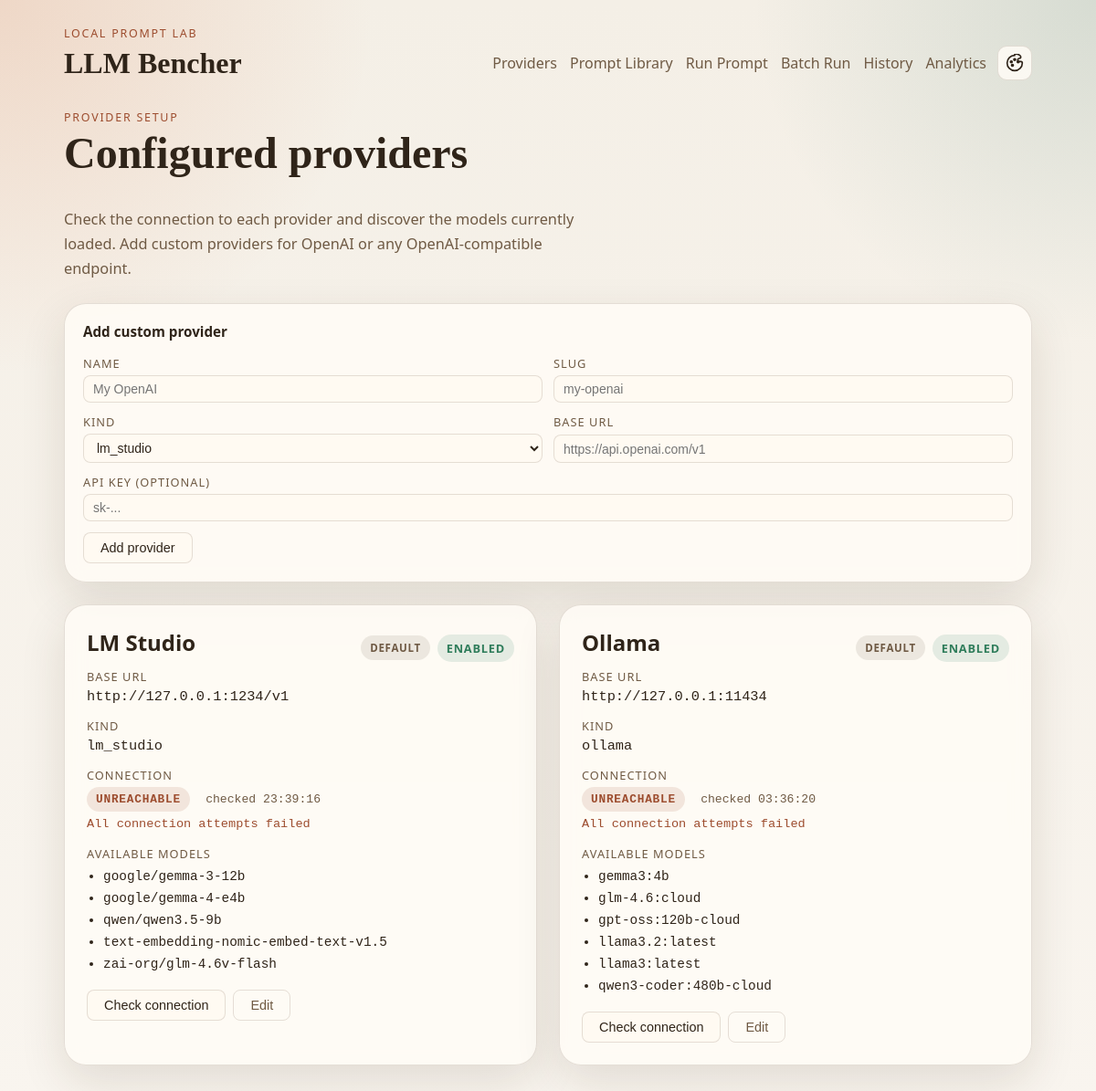
Screenshot of /providers with the database file from the repository.
### llm_bencher/models.py (models this page shows)
class TimestampMixin:
    created_at: Mapped[datetime] = mapped_column(
        DateTime(timezone=True),
        default=utc_now,
        nullable=False,
    )
    updated_at: Mapped[datetime] = mapped_column(
        DateTime(timezone=True),
        default=utc_now,
        onupdate=utc_now,
        nullable=False,
    )

class Provider(TimestampMixin, Base):
    __tablename__ = "providers"
    id: Mapped[int] = mapped_column(Integer, primary_key=True)
    slug: Mapped[str] = mapped_column(String(50), unique=True, nullable=False)
    name: Mapped[str] = mapped_column(String(100), nullable=False)
    kind: Mapped[ProviderKind] = mapped_column(Enum(ProviderKind), nullable=False)
    base_url: Mapped[str] = mapped_column(String(255), nullable=False)
    api_key: Mapped[str | None] = mapped_column(String(255))
    is_enabled: Mapped[bool] = mapped_column(Boolean, default=True, nullable=False)
    is_default: Mapped[bool] = mapped_column(Boolean, default=False, nullable=False)
    is_connected: Mapped[bool] = mapped_column(Boolean, default=False, nullable=False)
    last_health_check_at: Mapped[datetime | None] = mapped_column(DateTime(timezone=True))
    last_error: Mapped[str | None] = mapped_column(Text)
    models: Mapped[list["ProviderModel"]] = relationship(
        back_populates="provider",
        cascade="all, delete-orphan",
    )
    runs: Mapped[list["Run"]] = relationship(back_populates="provider")

class ProviderModel(TimestampMixin, Base):
    __tablename__ = "provider_models"
    __table_args__ = (
        UniqueConstraint("provider_id", "external_id", name="uq_provider_models_provider_external"),
    )
    id: Mapped[int] = mapped_column(Integer, primary_key=True)
    provider_id: Mapped[int] = mapped_column(ForeignKey("providers.id"), nullable=False)
    external_id: Mapped[str] = mapped_column(String(255), nullable=False)
    display_name: Mapped[str] = mapped_column(String(255), nullable=False)
    is_available: Mapped[bool] = mapped_column(Boolean, default=True, nullable=False)
    last_seen_at: Mapped[datetime | None] = mapped_column(DateTime(timezone=True))
    provider: Mapped["Provider"] = relationship(back_populates="models")
    runs: Mapped[list["Run"]] = relationship(back_populates="provider_model")

### llm_bencher/web/routes.py (the view)
@router.get("/providers", response_class=HTMLResponse)
def providers_page(request: Request) -> HTMLResponse:
    session_factory = request.app.state.session_factory
    with session_factory() as session:
        providers = session.scalars(
            select(Provider)
            .options(selectinload(Provider.models))
            .order_by(Provider.name)
        ).all()
    return _render(
        request, "providers.html",
        providers=providers,
        provider_kinds=[k.value for k in ProviderKind],
    )

### llm_bencher/templates/providers.html (shortened to what this page needs)
{% extends "base.html" %}
{% block content %}
<section class="section-header">
  <div>
    <p class="eyebrow">Provider Setup</p>
    <h1>Configured providers</h1>
  </div>
  <p class="lede">
    Check the connection to each provider and discover the models currently
    loaded. Add custom providers for OpenAI or any OpenAI-compatible endpoint.
  </p>
</section>
<section class="panel" style="padding:20px;">
  <h3 style="margin:0 0 16px;font-size:0.95rem;">Add custom provider</h3>
  <form id="add-provider-form" style="display:grid;grid-template-columns:1fr 1fr;gap:12px;">
    <label style="display:grid;gap:4px;">
      <span style="font-size:0.8rem;text-transform:uppercase;letter-spacing:0.08em;color:var(--muted);">Name</span>
      <input type="text" name="name" required placeholder="My OpenAI"
        style="padding:6px 10px;border:1px solid var(--border);border-radius:8px;background:var(--surface-strong);color:var(--text);font-size:0.875rem;">
    </label>
    <label style="display:grid;gap:4px;">
      <span style="font-size:0.8rem;text-transform:uppercase;letter-spacing:0.08em;color:var(--muted);">Slug</span>
      <input type="text" name="slug" required placeholder="my-openai" pattern="[a-z0-9\-]+"
        style="padding:6px 10px;border:1px solid var(--border);border-radius:8px;background:var(--surface-strong);color:var(--text);font-size:0.875rem;">
    </label>
    <label style="display:grid;gap:4px;">
      <span style="font-size:0.8rem;text-transform:uppercase;letter-spacing:0.08em;color:var(--muted);">Kind</span>
      <select name="kind" required
        style="padding:6px 10px;border:1px solid var(--border);border-radius:8px;background:var(--surface-strong);color:var(--text);font-size:0.875rem;">
        {% for kind in provider_kinds %}
        <option value="{{ kind }}">{{ kind }}</option>
        {% endfor %}
      </select>
    </label>
    <label style="display:grid;gap:4px;">
      <span style="font-size:0.8rem;text-transform:uppercase;letter-spacing:0.08em;color:var(--muted);">Base URL</span>
      <input type="url" name="base_url" required placeholder="https://api.openai.com/v1"
        style="padding:6px 10px;border:1px solid var(--border);border-radius:8px;background:var(--surface-strong);color:var(--text);font-size:0.875rem;">
    </label>
    <label style="display:grid;gap:4px;grid-column:1/-1;">
      <span style="font-size:0.8rem;text-transform:uppercase;letter-spacing:0.08em;color:var(--muted);">API Key <span style="font-weight:normal;">(optional)</span></span>
      <input type="password" name="api_key" placeholder="sk-..."
        style="padding:6px 10px;border:1px solid var(--border);border-radius:8px;background:var(--surface-strong);color:var(--text);font-size:0.875rem;">
    </label>
    <div style="grid-column:1/-1;display:flex;gap:8px;align-items:center;">
      <button type="submit"
        style="padding:8px 18px;border:1px solid var(--border);border-radius:8px;background:var(--surface-strong);color:var(--text);font-size:0.9rem;cursor:pointer;">
        Add provider
      </button>
    </div>
  </form>
</section>
<section class="card-list">
  {% for provider in providers %}
  <article class="panel" id="provider-{{ provider.id }}">
    <div class="card-head">
      <h2>{{ provider.name }}</h2>
      <div style="display:flex;gap:8px;align-items:center;">
        {% if provider.is_default %}
        <span class="badge badge-muted" style="font-size:0.72rem;">Default</span>
        {% endif %}
        <span class="badge {% if provider.is_enabled %}badge-ready{% else %}badge-muted{% endif %}">
          {% if provider.is_enabled %}Enabled{% else %}Disabled{% endif %}
        </span>
      </div>
    </div>
    <dl class="meta">
      <div>
        <dt>Base URL</dt>
        <dd>{{ provider.base_url }}</dd>
      </div>
      <div>
        <dt>Kind</dt>
        <dd>{{ provider.kind.value }}</dd>
      </div>
      <div>
        <dt>Connection</dt>
        <dd id="conn-status-{{ provider.id }}">
          {% if provider.last_health_check_at %}
            <span class="badge {% if provider.is_connected %}badge-ready{% else %}badge-error{% endif %}">
              {% if provider.is_connected %}Connected{% else %}Unreachable{% endif %}
            </span>
            <span style="color:var(--muted);font-size:0.82rem;margin-left:8px;">
              checked {{ provider.last_health_check_at.strftime("%H:%M:%S") }}
            </span>
            {% if provider.last_error %}
            <p style="margin:6px 0 0;color:var(--accent);font-size:0.85rem;">{{ provider.last_error }}</p>
            {% endif %}
          {% else %}
            <span class="badge badge-muted">Not checked</span>
          {% endif %}
        </dd>
      </div>
    </dl>
    <div id="models-{{ provider.id }}" style="margin-top:16px;">
      {% set available_models = provider.models | selectattr("is_available") | list %}
      {% if available_models %}
      <p class="stat-label" style="margin:0 0 8px;">Available models</p>
      <ul style="margin:0;padding-left:18px;">
        {% for m in available_models %}
        <li style="font-family:'Cascadia Mono','Consolas',monospace;font-size:0.9rem;">{{ m.display_name }}</li>
        {% endfor %}
      </ul>
      {% endif %}
    </div>
    <div style="margin-top:20px;display:flex;gap:8px;flex-wrap:wrap;">
      <button
        class="check-btn"
        data-provider-id="{{ provider.id }}"
        style="padding:8px 18px;border:1px solid var(--border);border-radius:8px;background:var(--surface-strong);color:var(--text);font-size:0.9rem;cursor:pointer;"
      >Check connection</button>
      <button
        class="edit-btn"
        data-provider-id="{{ provider.id }}"
        style="padding:8px 18px;border:1px solid var(--border);border-radius:8px;background:transparent;color:var(--muted);font-size:0.9rem;cursor:pointer;"
      >Edit</button>
    </div>
  </article>
  {% endfor %}
</section>
{% endblock %}

### llm_bencher/static/css/app.css (style rules this page uses)
:root, :root[data-theme="sepia"] { --bg: #f4efe6; --bg-accent: #ead9c7; --surface: rgba(255, 252, 246, 0.85); --surface-strong: #fffaf2; --border: rgba(75, 47, 24, 0.14); --text: #2f2419; --muted: #6f5a44; --accent: #9d4d2f; --accent-soft: #d66d3a; --ready: #2f7d5b; --shadow: 0 18px 50px rgba(58, 38, 20, 0.12); --body-bg: radial-gradient(circle at top left, rgba(214, 109, 58, 0.18), transparent 24%), radial-gradient(circle at top right, rgba(61, 120, 107, 0.16), transparent 22%), linear-gradient(180deg, var(--bg) 0%, #f9f5ef 100%); font-family: "Aptos", "Trebuchet MS", "Segoe UI", sans-serif; }
* { box-sizing: border-box; }
body { margin: 0; color: var(--text); background: var(--body-bg, var(--bg)); transition: background-color 0.2s ease, color 0.2s ease; }
.eyebrow { margin: 0 0 6px; color: var(--accent); font-size: 0.78rem; letter-spacing: 0.14em; text-transform: uppercase; }
.hero, .section-grid, .section-header, .card-list { display: grid; gap: 24px; }
.hero h1, .section-header h1 { margin: 0; font-family: "Georgia", "Times New Roman", serif; font-size: clamp(2rem, 4vw, 3.6rem); line-height: 1.05; }
.lede { margin: 10px 0 0; max-width: 62ch; color: var(--muted); font-size: 1.02rem; line-height: 1.65; }
.panel { padding: 24px; border: 1px solid var(--border); border-radius: 24px; background: var(--surface); box-shadow: var(--shadow); backdrop-filter: blur(10px); }
.stat-label, dt { display: block; color: var(--muted); font-size: 0.8rem; letter-spacing: 0.08em; text-transform: uppercase; }
ul { margin: 0; padding-left: 20px; }
li + li { margin-top: 8px; }
.card-list { grid-template-columns: repeat(auto-fit, minmax(260px, 1fr)); }
.card-head { display: flex; justify-content: space-between; gap: 12px; align-items: center; }
.card-head h2, .panel h2 { margin: 0 0 12px; }
.badge { display: inline-flex; align-items: center; padding: 6px 10px; border-radius: 999px; font-size: 0.8rem; font-weight: 700; text-transform: uppercase; letter-spacing: 0.06em; }
.badge-ready { background: rgba(47, 125, 91, 0.12); color: var(--ready); }
.badge-muted { background: rgba(111, 90, 68, 0.12); color: var(--muted); }
.badge-error { background: rgba(157, 77, 47, 0.12); color: var(--accent); }
.meta { display: grid; gap: 14px; margin: 0; }
.meta dd { margin: 4px 0 0; font-family: "Cascadia Mono", "Consolas", monospace; font-size: 0.96rem; }

### rows the page displays
Provider: name "LM Studio", is_default "DEFAULT", is_enabled "ENABLED", base_url "http://127.0.0.1:1234/v1", kind.value "lm_studio", is_connected "UNREACHABLE", last_health_check_at "23:39:16", last_error "All connection attempts failed"
ProviderModel: display_name "google/gemma-3-12b"
ProviderModel: display_name "google/gemma-4-e4b"
ProviderModel: display_name "qwen/qwen3.5-9b"
ProviderModel: display_name "text-embedding-nomic-embed-text-v1.5"
ProviderModel: display_name "zai-org/glm-4.6v-flash"
Provider: name "Ollama", is_default "DEFAULT", is_enabled "ENABLED", base_url "http://127.0.0.1:11434", kind.value "ollama", is_connected "UNREACHABLE", last_health_check_at "03:36:20", last_error "All connection attempts failed"
ProviderModel: display_name "gemma3:4b"
ProviderModel: display_name "glm-4.6:cloud"
ProviderModel: display_name "gpt-oss:120b-cloud"
ProviderModel: display_name "llama3.2:latest"
ProviderModel: display_name "llama3:latest"
ProviderModel: display_name "qwen3-coder:480b-cloud"

### other values shown
{{ app_name }} "LLM Bencher"
form field kind "lm_studio"
